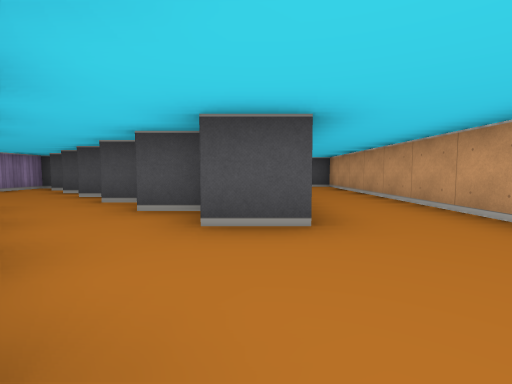
View 1 (above)

15 first-person views from a walk through a cub3D ray-caster map. The camera is about half as high as the walls, tilts 4° down and sees 85° across. The floor is counted in squares. Each view is taken from the middle of a square. On the plan, view 1 faces up. The plan holds only what a view shows up to about 9 squares ahead; the rest is blank. The place goes on beyond the plan.

View 2
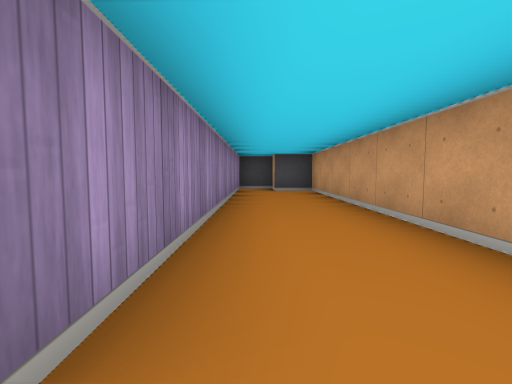

View 3
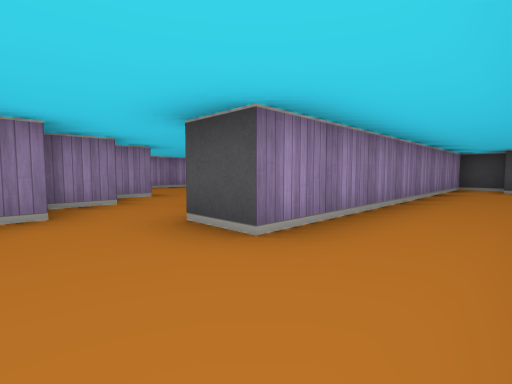

View 4
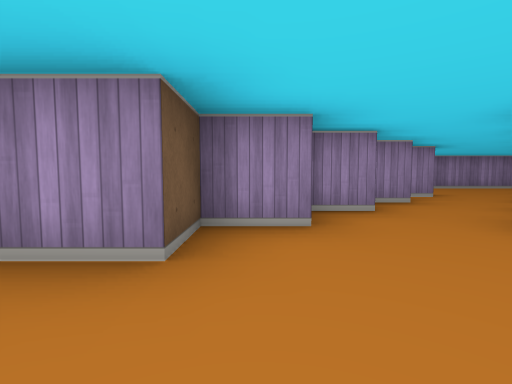

View 5
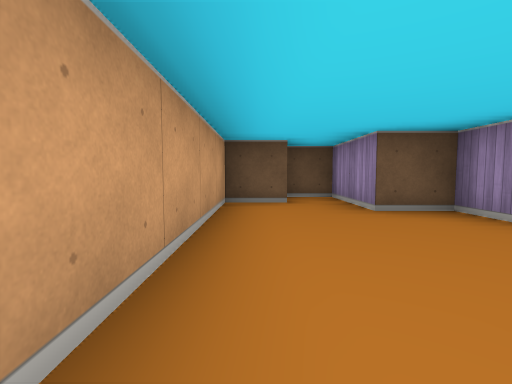

View 6
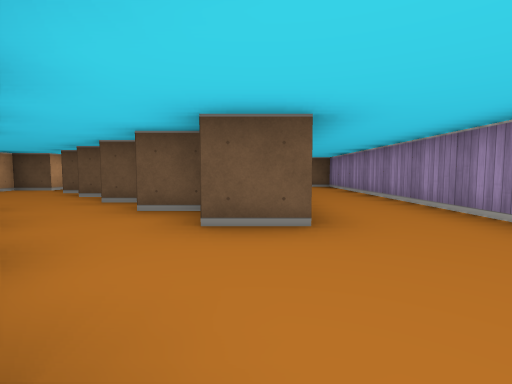

View 7
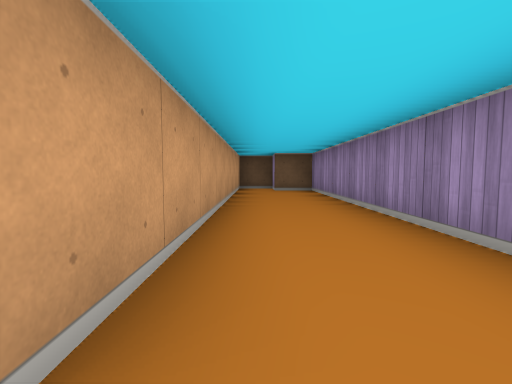

View 8
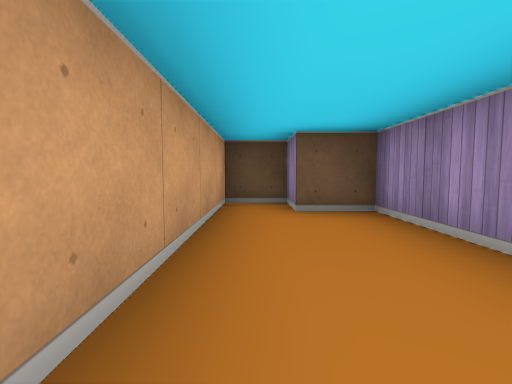

View 9
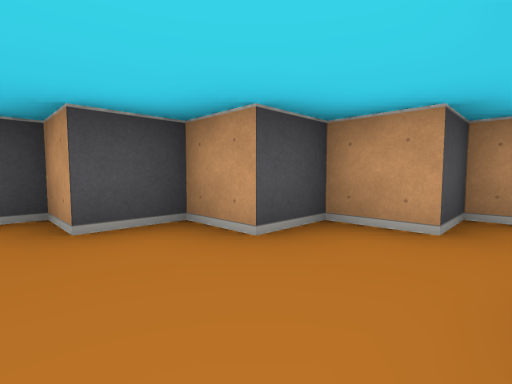

View 10
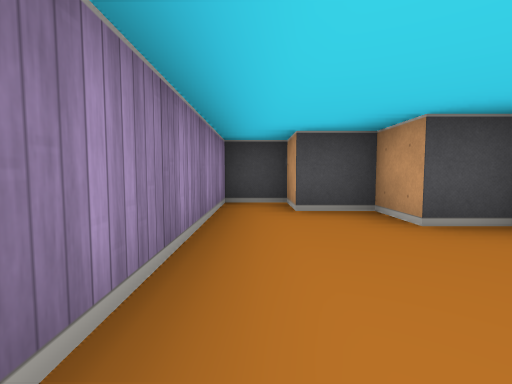

View 11
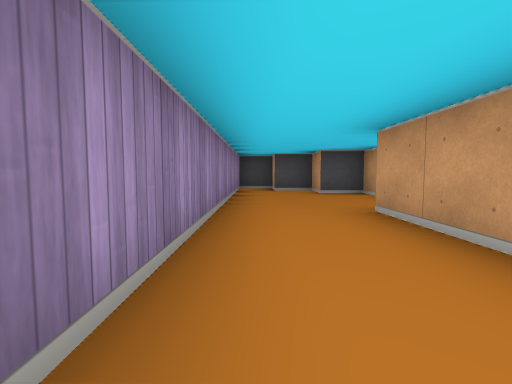

View 12
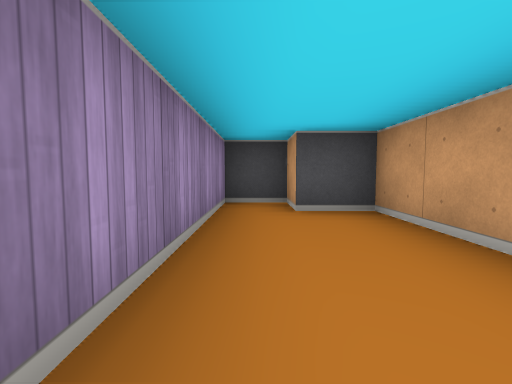

View 13
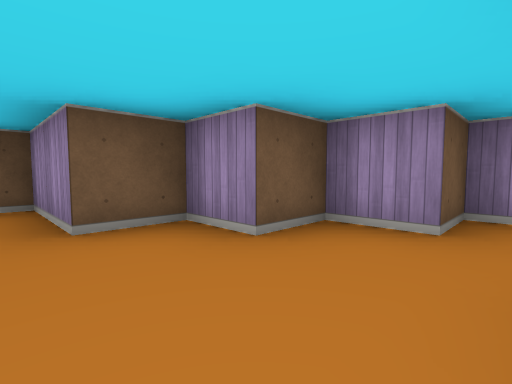

View 14
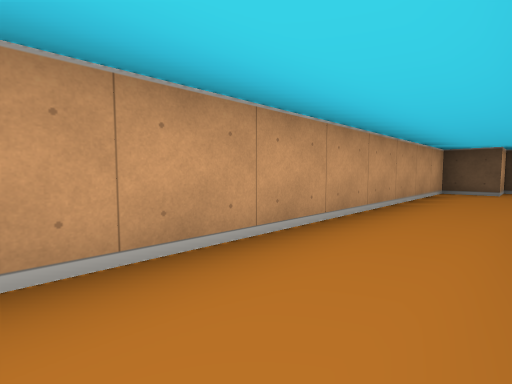

View 15
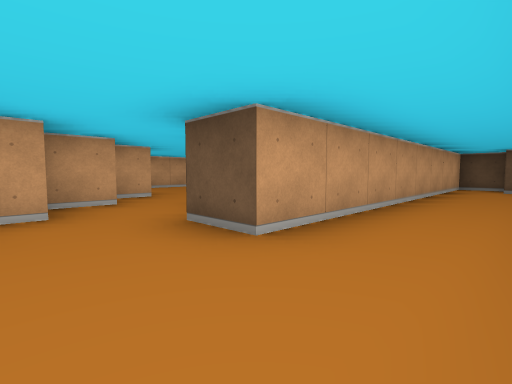

### Floor plan
Points are (right, up) in squares from view 1. A wall is a line through its corners. A room is listed if a view was taken in it or the views show most of it. See-through windows are left out.
Room 1 (views 1, 2, 3, 4, 5, 6, 7, 8, 9, 10, 11, 12, 13, 14, 15)
walls: (-2.5, 2.5) (-2.5, 1.5) (-1.5, 1.5) (-1.5, 0.5) (-0.5, 0.5) (-0.5, -0.5) (0.5, -0.5) (0.5, -2.5) (1.5, -2.5) (1.5, -1.5) (2.5, -1.5) (2.5, 9.5) (1.5, 9.5) (1.5, 10.5) (0.5, 10.5) (0.5, 2.5) (-0.5, 2.5) (-0.5, 3.5) (-1.5, 3.5) (-1.5, 4.5) (-2.5, 4.5) (-2.5, 5.5) (-3.5, 5.5) (-3.5, 6.5) (-4.5, 6.5) (-4.5, 7.5) (-5.5, 7.5) (-5.5, 8.5) (-6.5, 8.5) (-6.5, -3.5) (-5.5, -3.5) (-5.5, -4.5) (-4.5, -4.5) (-4.5, 3.5) (-3.5, 3.5) (-3.5, 2.5) (-2.5, 2.5)

Positions as (right, up) in squares from view 1, and headings:
1: (0, 0), facing up
2: (1, 2), facing up
3: (2, 1), facing up-left
4: (2, 0), facing left
5: (2, 3), facing down
6: (-4, 6), facing down
7: (-5, 4), facing down
8: (-5, 0), facing down
9: (-5, 4), facing up-right
10: (-6, 4), facing up
11: (-6, 0), facing up
12: (1, 6), facing up
13: (1, 2), facing down-left
14: (1, 6), facing down-right
15: (-6, 5), facing down-right
